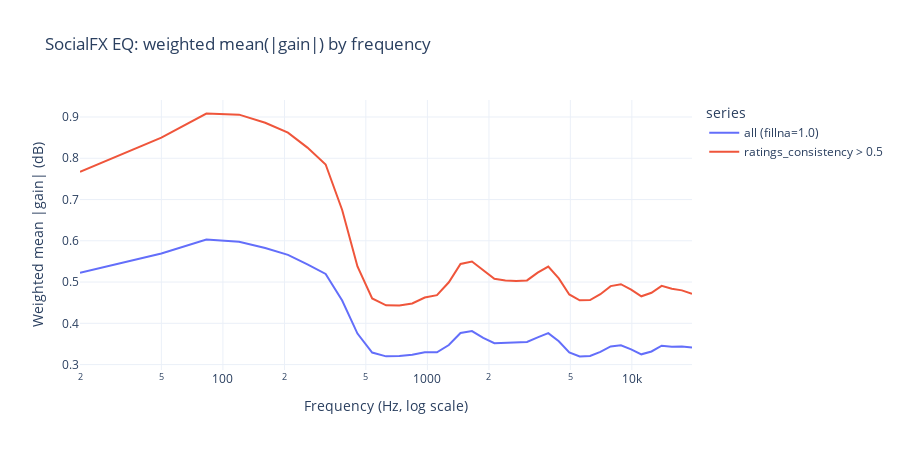

Notebook source saved alongside this figure:
### Markdown cell above
Используемая метрика
`w = |gain_db| × ratings_consistency`
корректно отражает **статистическую важность частот**, то есть
где эквалайзер применяется наиболее активно и согласованно.

При этом анализ показывает, что:
- низкие и нижние средние частоты доминируют по силе воздействия
- высокие частоты требуют отдельного рассмотрения с точки зрения
  перцептивной и музыкальной значимости

### Code cell
import plotly.express as px

w1 = wimp.assign(series="all (fillna=1.0)")
w2 = wimp_f.assign(series="ratings_consistency > 0.5")

w_both = pd.concat([w1, w2], ignore_index=True)

fig = px.line(
    w_both, x="fc_hz", y="w", color="series",
    title="SocialFX EQ: weighted mean(|gain|) by frequency"
)
fig.update_layout(**COMMON_LAYOUT)
fig.update_xaxes(type="log", title="Frequency (Hz, log scale)")
fig.update_yaxes(title="Weighted mean |gain| (dB)")
fig.show()

### Figure 1 — Plotly figure (JSON) as saved in the notebook; plotly's stock layout.template omitted (floating-point values rounded to 4 significant figures)
{"data": [{"hovertemplate": "series=all (fillna=1.0)<br>fc_hz=%{x}<br>w=%{y}<extra></extra>", "legendgroup": "all (fillna=1.0)", "line": {"color": "#636efa", "dash": "solid"}, "marker": {"symbol": "circle"}, "mode": "lines", "name": "all (fillna=1.0)", "orientation": "v", "showlegend": true, "x": [20.0, 50.0, 83.0, 120.0, 161.0, 208.0, 259.0, 318.0, 383.0, 455.0, 537.0, 628.0, 729.0, 843.0, 971.0, 1114.0, 1273.0, 1452.0, 1652.0, 1875.0, 2126.0, 2406.0, 2719.0, 3070.0, 3462.0, 3901.0, 4392.0, 4941.0, 5556.0, 6244.0, 7014.0, 7875.0, 8839.0, 9917.0, 11120.0, 12470.0, 13980.0, 15680.0, 17570.0, 19680.0], "xaxis": "x", "y": [0.5225, 0.5693, 0.603, 0.5977, 0.5825, 0.5658, 0.5428, 0.5197, 0.4552, 0.3752, 0.3293, 0.32, 0.321, 0.3237, 0.33, 0.3299, 0.3474, 0.3765, 0.3811, 0.3646, 0.3519, 0.3525, 0.3534, 0.3548, 0.3661, 0.3762, 0.3565, 0.3295, 0.3196, 0.321, 0.331, 0.3441, 0.347, 0.337, 0.3249, 0.3318, 0.3457, 0.3432, 0.3436, 0.3413], "yaxis": "y", "type": "scatter"}, {"hovertemplate": "series=ratings_consistency > 0.5<br>fc_hz=%{x}<br>w=%{y}<extra></extra>", "legendgroup": "ratings_consistency > 0.5", "line": {"color": "#EF553B", "dash": "solid"}, "marker": {"symbol": "circle"}, "mode": "lines", "name": "ratings_consistency > 0.5", "orientation": "v", "showlegend": true, "x": [20.0, 50.0, 83.0, 120.0, 161.0, 208.0, 259.0, 318.0, 383.0, 455.0, 537.0, 628.0, 729.0, 843.0, 971.0, 1114.0, 1273.0, 1452.0, 1652.0, 1875.0, 2126.0, 2406.0, 2719.0, 3070.0, 3462.0, 3901.0, 4392.0, 4941.0, 5556.0, 6244.0, 7014.0, 7875.0, 8839.0, 9917.0, 11120.0, 12470.0, 13980.0, 15680.0, 17570.0, 19680.0], "xaxis": "x", "y": [0.7672, 0.8499, 0.9085, 0.9057, 0.8861, 0.8621, 0.8258, 0.7848, 0.6746, 0.5378, 0.4604, 0.4437, 0.4434, 0.4482, 0.4626, 0.4683, 0.4995, 0.5439, 0.5498, 0.5288, 0.5081, 0.504, 0.5023, 0.504, 0.523, 0.5377, 0.5089, 0.47, 0.4558, 0.4564, 0.4706, 0.4902, 0.4949, 0.4817, 0.4655, 0.4741, 0.4907, 0.4836, 0.4799, 0.4715], "yaxis": "y", "type": "scatter"}], "layout": {"xaxis": {"anchor": "y", "domain": [0.0, 1.0], "title": {"text": "Frequency (Hz, log scale)"}, "type": "log"}, "yaxis": {"anchor": "x", "domain": [0.0, 1.0], "title": {"text": "Weighted mean |gain| (dB)"}}, "legend": {"title": {"text": "series"}, "tracegroupgap": 0}, "title": {"text": "SocialFX EQ: weighted mean(|gain|) by frequency"}, "height": 450}}
